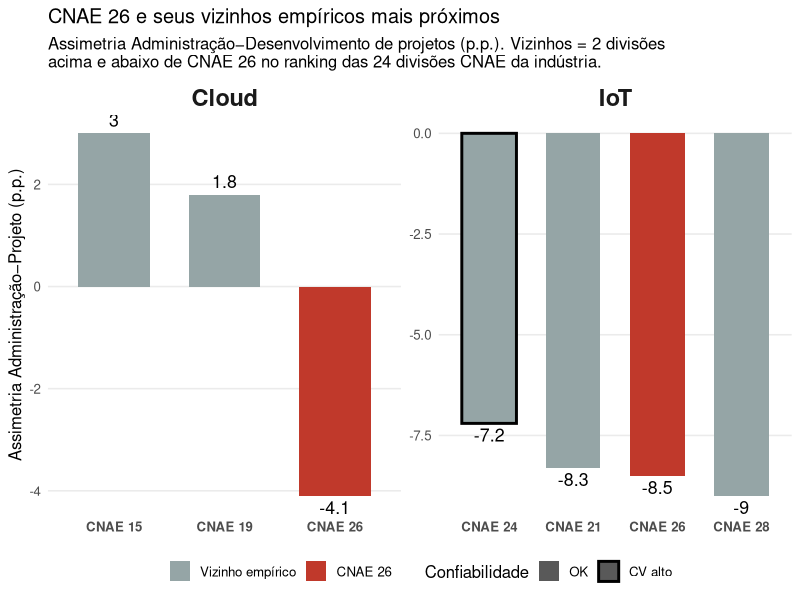
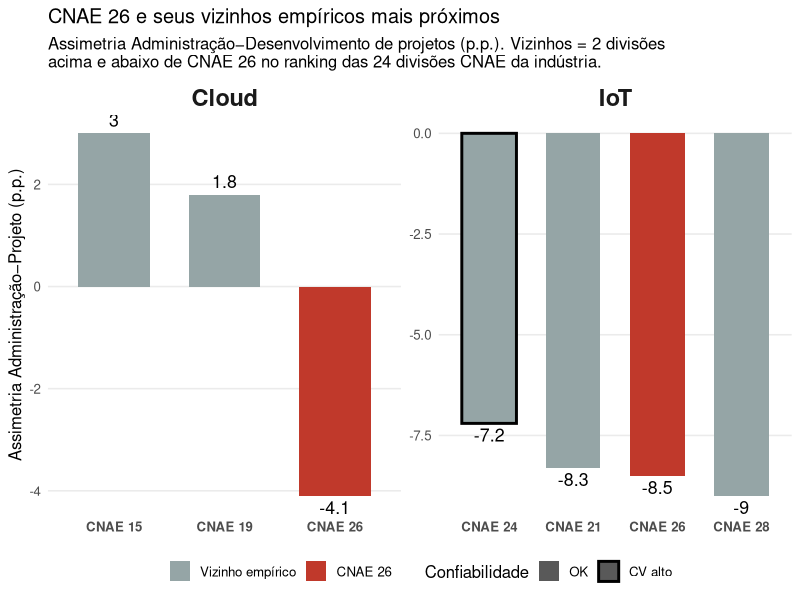

These figures' R source, in order:
# =============================================================================
# Figura - CNAE 26 e vizinhos empíricos mais próximos
# Par Administração - Desenvolvimento de projetos, Cloud e IoT
# (mesmo critério de seleção das figuras equivalentes para os outros pares:
#  percentil extremo + CV confiável. Cloud e IoT são os únicos casos sólidos
#  neste par entre as seis tecnologias.)
# =============================================================================

library(dplyr)
library(ggplot2)
library(here)

# -----------------------------------------------------------------------------
# 1. Carregar os vizinhos empíricos (já calculados em visualizar_heterogeneidade.R)
# -----------------------------------------------------------------------------

vizinhos <- read.csv(
  here("data", "processed", "vizinhos_cnae26_admin_projeto.csv"),
  stringsAsFactors = FALSE
) %>%
  filter(tecnologia %in% c("Cloud", "IoT")) %>%
  mutate(
    rotulo = paste0("CNAE ", codigo_cnae),
    tecnologia = factor(tecnologia, levels = c("Cloud", "IoT")),
    aviso_cv = factor(aviso_cv, levels = c("OK", "CV alto", "Sem dado")),
    rotulo_interno = paste(tecnologia, rotulo, sep = "___")
  ) %>%
  group_by(tecnologia) %>%
  mutate(rotulo_interno = factor(rotulo_interno, levels = rotulo_interno[order(posicao_ranking)])) %>%
  ungroup()

# -----------------------------------------------------------------------------
# 2. Gráfico
# -----------------------------------------------------------------------------

cores_preenchimento <- c("TRUE" = "#c0392b", "FALSE" = "#95a5a6")
cores_borda <- c("OK" = "transparent", "CV alto" = "black", "Sem dado" = "black")

grafico_vizinhos_admin_projeto <- ggplot(vizinhos, aes(x = rotulo_interno, y = asimetria_pp)) +
  geom_col(aes(fill = as.character(is_cnae26), color = aviso_cv), linewidth = 1, width = 0.65) +
  geom_text(aes(label = round(asimetria_pp, 1)),
            vjust = ifelse(vizinhos$asimetria_pp >= 0, -0.5, 1.4), size = 4.5) +
  facet_wrap(~ tecnologia, scales = "free", ncol = 2) +
  scale_x_discrete(labels = function(x) sub("^.*___", "", x)) +
  scale_fill_manual(values = cores_preenchimento,
                    labels = c("TRUE" = "CNAE 26", "FALSE" = "Vizinho empírico"),
                    name = NULL) +
  scale_color_manual(values = cores_borda, name = "Confiabilidade") +
  labs(
    title = "CNAE 26 e seus vizinhos empíricos mais próximos",
    subtitle = "Assimetria Administração\u2212Desenvolvimento de projetos (p.p.). Vizinhos = 2 divisões\nacima e abaixo de CNAE 26 no ranking das 24 divisões CNAE da indústria.",
    x = NULL,
    y = "Assimetria Administração\u2212Projeto (p.p.)"
  ) +
  theme_minimal(base_size = 12) +
  theme(
    legend.position = "bottom",
    strip.text = element_text(face = "bold", size = 17),
    panel.grid.minor = element_blank(),
    panel.grid.major.x = element_blank(),
    axis.text.x = element_text(face = "bold", size = 9.5)
  )

print(grafico_vizinhos_admin_projeto)

# -----------------------------------------------------------------------------
# 3. Salvar
# -----------------------------------------------------------------------------

dir.create(here("output"), showWarnings = FALSE)
ggsave(
  here("output", "figura_vizinhos_empiricos_admin_projeto.png"),
  grafico_vizinhos_admin_projeto,
  width = 9, height = 6, dpi = 300
)
